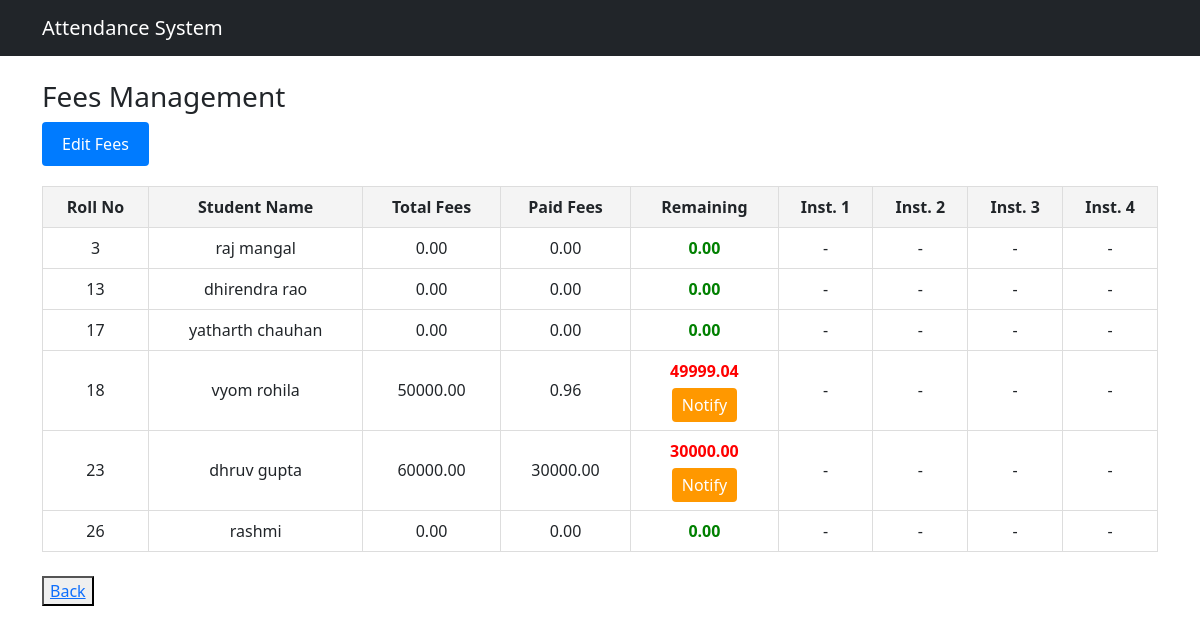
Before: /fees/manager/fee-manager/ (signed in) with the older database file.
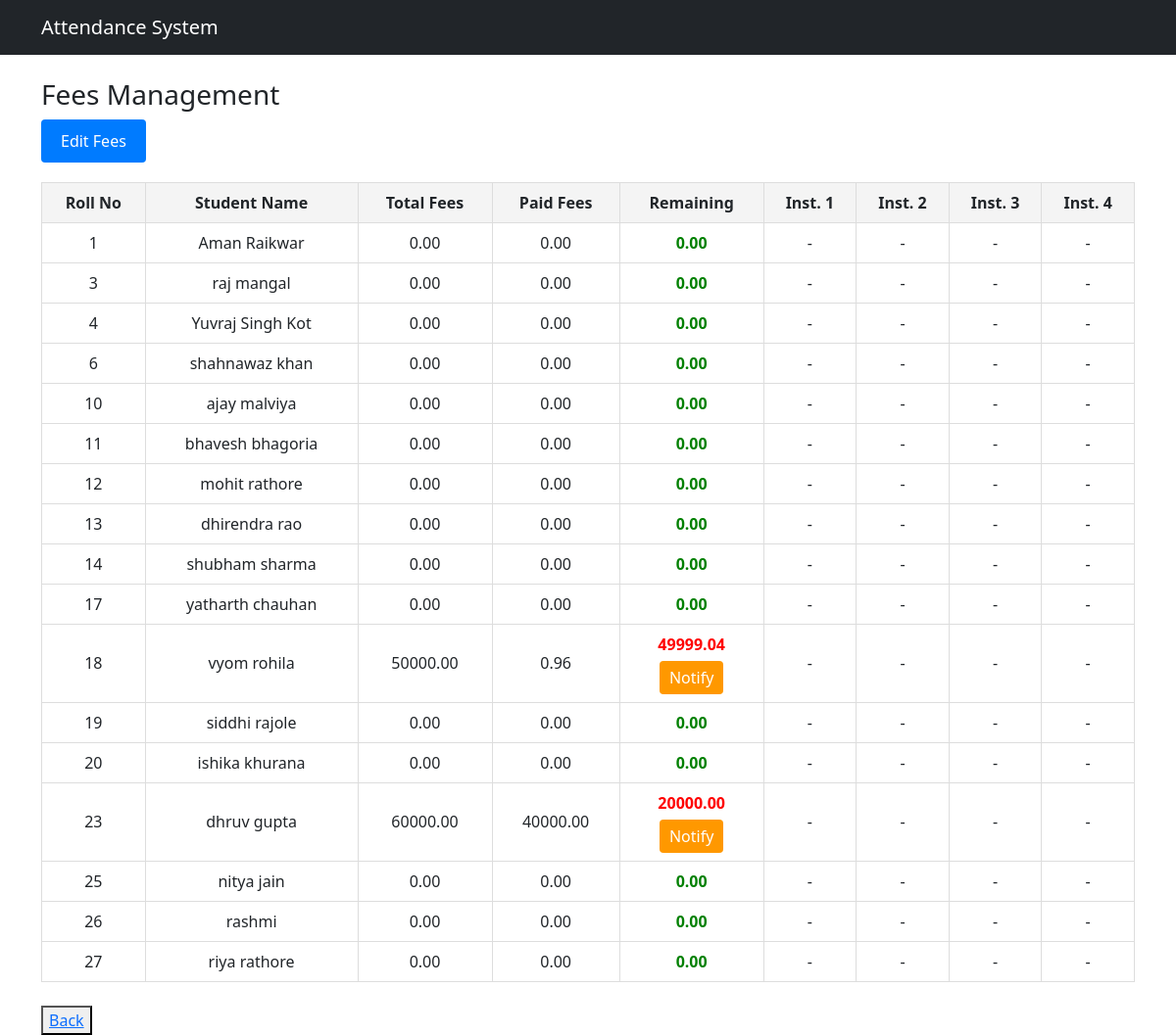
After: the same page with the newer database file.
### accounts/models.py (models this page shows, shortened)
class StudentProfile(models.Model):
    user = models.OneToOneField(User, on_delete=models.CASCADE)
    roll_no = models.IntegerField(unique=True, validators=[roll_no_validator])
    phone = models.CharField(max_length=20,blank=True, null=True, validators=[phone_validator])
    city = models.CharField(max_length=50,blank=True,null=True)
    address = models.TextField(blank=True,null=True)
    pincode = models.CharField(max_length=10,blank=True,null=True, validators=[pincode_validator])
    dob = models.DateField(blank=True,null=True)
    last_qualification = models.CharField(max_length=100,blank=True,null=True)
    domain = models.CharField(max_length=50,blank=True,null=True)
    joining_date = models.DateField(blank=True,null=True,validators=[validate_not_future])
    photo = models.ImageField(upload_to='student_photos/',blank=True,null=True)
    is_active = models.BooleanField(default=True)
    added_by = models.ForeignKey(ManagerProfile, on_delete=models.SET_NULL,null=True,blank=True)
    is_placed = models.BooleanField(default=False)

### fees/models.py (models this page shows, shortened)
class FeeRecord(models.Model):
    student = models.OneToOneField(StudentProfile, on_delete=models.CASCADE, related_name='fee_record')
    total_fees = models.DecimalField(max_digits=10, decimal_places=2, default=0.00)
    paid_fees = models.DecimalField(max_digits=10, decimal_places=2, default=0.00)
    installment_1 = models.FileField(upload_to='receipts/', null=True, blank=True)
    installment_2 = models.FileField(upload_to='receipts/', null=True, blank=True)
    installment_3 = models.FileField(upload_to='receipts/', null=True, blank=True)
    installment_4 = models.FileField(upload_to='receipts/', null=True, blank=True)
    @property
    def remaining_fees(self):
        return self.total_fees - self.paid_fees

### fees/views.py (the view)
# urls.py: path('manager/fee-manager/', views.fee_manager, name='fee_manager'),
@login_required
def fee_manager(request):
    if not (request.user.is_superuser or hasattr(request.user, 'managerprofile')):
        return redirect('student_dashboard')
    students = list(StudentProfile.objects.select_related('fee_record', 'user').all())
    def studnet_sorting(s):
        try:
            return int(s.roll_no)
        except ValueError:
            return s.roll_no
    students.sort(key=studnet_sorting)
    for student in students:
        if not hasattr(student, 'fee_record'):
            FeeRecord.objects.get_or_create(student=student)
    return render(request, 'fees/fee_manager.html', {'students': students})

### templates/fees/fee_manager.html (shortened to what this page needs)
{% extends 'base.html' %}
{% block content %}
<h3>Fees Management</h3>
<div style="margin-bottom: 20px;">
    <button id="toggle-edit-btn" onclick="toggleEditMode()"
        style="padding: 10px 20px; background-color: #007bff; color: white; border: none; border-radius: 4px; cursor: pointer;">
        Edit Fees
    </button>
</div>
<table class="fees-table" id="fees-table">
    <thead>
        <tr>
            <th>Roll No</th>
            <th>Student Name</th>
            <th>Total Fees</th>
            <th>Paid Fees</th>
            <th>Remaining</th>
            <th>Inst. 1</th>
            <th>Inst. 2</th>
            <th>Inst. 3</th>
            <th>Inst. 4</th>
        </tr>
    </thead>
    <tbody>
        {% for student in students %}
        <tr>
            <form method="post" action="{% url 'update_fee' student.id %}" enctype="multipart/form-data">
                <td>{{ student.roll_no }}</td>
                <td>{{ student.user.get_full_name }}</td>
                <td>
                    <span class="view-only">{{ student.fee_record.total_fees }}</span>
                </td>
                <td>
                    <span class="view-only">{{ student.fee_record.paid_fees }}</span>
                </td>
                <td>
                    <span
                        class="{% if student.fee_record.remaining_fees > 0 %}remaining-positive{% else %}remaining-zero{% endif %}">
                        {{ student.fee_record.remaining_fees }}
                    </span>
                    {% if student.fee_record.remaining_fees > 0 %}
                    <br>
                    <a href="{% url 'send_fee_reminder' student.id %}"
                        style="padding: 5px 10px; background-color: #ff9800; color: white; text-decoration: none; border-radius: 4px; display: inline-block; margin-top: 5px;">
                        Notify
                    </a>
                    {% endif %}
                </td>
                <td>
                    <div class="view-only">
                        {% if student.fee_record.installment_1 %}
                        <a href="{{ student.fee_record.installment_1.url }}" target="_blank">View</a>
                        {% else %}-{% endif %}
                    </div>
                </td>
                <td>
                    <div class="view-only">
                        {% if student.fee_record.installment_2 %}
                        <a href="{{ student.fee_record.installment_2.url }}" target="_blank">View</a>
                        {% else %}-{% endif %}
                    </div>
                </td>
                <td>
                    <div class="view-only">
                        {% if student.fee_record.installment_3 %}
                        <a href="{{ student.fee_record.installment_3.url }}" target="_blank">View</a>
                        {% else %}-{% endif %}
                    </div>
                </td>
                <td>
                    <div class="view-only">
                        {% if student.fee_record.installment_4 %}
                        <a href="{{ student.fee_record.installment_4.url }}" target="_blank">View</a>
                        {% else %}-{% endif %}
                    </div>
                </td>
            </form>
        </tr>
        {% endfor %}
    </tbody>
</table>
<br>
{% if user.is_superuser %}
<button><a href="/admin/">Back</a></button>
{% else %}
<button><a href="{% url 'manager_dashboard' %}">Back to Dashboard</a></button>
{% endif %}
{% endblock %}

### templates/base.html (shortened to what this page needs)
<!DOCTYPE html>
<html>
<head>
    <link href="https://cdn.jsdelivr.net/npm/bootstrap@5.3.2/dist/css/bootstrap.min.css" rel="stylesheet">
</head>
<body>
    <nav class="navbar navbar-expand-lg navbar-dark bg-dark mb-4">
        <div class="container">
            <a class="navbar-brand" href="/">Attendance System</a>
        </div>
    </nav>
    <div class="container">
        {% block content %}{% endblock %}
    </div>
</body>
</html>

### templates/fees/fee_manager.html (style rules this page uses)
.fees-table { width: 100%; border-collapse: collapse; margin-top: 20px; }
.fees-table th, .fees-table td { border: 1px solid #ddd; padding: 8px; text-align: center; }
.fees-table th { background-color: #f4f4f4; }
.remaining-positive { color: red; font-weight: bold; }
.remaining-zero { color: green; font-weight: bold; }

Changed rows visible on the page:
added StudentProfile: roll_no "1", user.get_full_name "Aman Raikwar", fee_record.total_fees "0.00", fee_record.paid_fees "0.00", fee_record.remaining_fees "0.00"
added StudentProfile: roll_no "4", user.get_full_name "Yuvraj Singh Kot", fee_record.total_fees "0.00", fee_record.paid_fees "0.00", fee_record.remaining_fees "0.00"
added StudentProfile: roll_no "6", user.get_full_name "shahnawaz khan", fee_record.total_fees "0.00", fee_record.paid_fees "0.00", fee_record.remaining_fees "0.00"
added StudentProfile: roll_no "10", user.get_full_name "ajay malviya", fee_record.total_fees "0.00", fee_record.paid_fees "0.00", fee_record.remaining_fees "0.00"
added StudentProfile: roll_no "11", user.get_full_name "bhavesh bhagoria", fee_record.total_fees "0.00", fee_record.paid_fees "0.00", fee_record.remaining_fees "0.00"
added StudentProfile: roll_no "12", user.get_full_name "mohit rathore", fee_record.total_fees "0.00", fee_record.paid_fees "0.00", fee_record.remaining_fees "0.00"
added StudentProfile: roll_no "14", user.get_full_name "shubham sharma", fee_record.total_fees "0.00", fee_record.paid_fees "0.00", fee_record.remaining_fees "0.00"
added StudentProfile: roll_no "19", user.get_full_name "siddhi rajole", fee_record.total_fees "0.00", fee_record.paid_fees "0.00", fee_record.remaining_fees "0.00"
added StudentProfile: roll_no "20", user.get_full_name "ishika khurana", fee_record.total_fees "0.00", fee_record.paid_fees "0.00", fee_record.remaining_fees "0.00"
changed through a linked row, StudentProfile "dhruv gupta": fee_record.paid_fees "30000.00" → "40000.00"; fee_record.remaining_fees "30000.00" → "20000.00"
added StudentProfile: roll_no "25", user.get_full_name "nitya jain", fee_record.total_fees "0.00", fee_record.paid_fees "0.00", fee_record.remaining_fees "0.00"
added StudentProfile: roll_no "27", user.get_full_name "riya rathore", fee_record.total_fees "0.00", fee_record.paid_fees "0.00", fee_record.remaining_fees "0.00"
